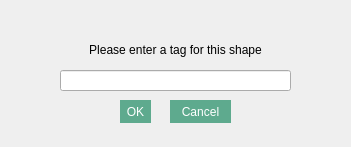
<?xml version="1.0" encoding="UTF-8"?>
<ui version="4.0">
 <class>Dialog</class>
 <widget class="QDialog" name="Dialog">
  <property name="geometry">
   <rect>
    <x>0</x>
    <y>0</y>
    <width>351</width>
    <height>147</height>
   </rect>
  </property>
  <property name="windowTitle">
   <string>Shape Name</string>
  </property>
  <widget class="QLineEdit" name="line_name">
   <property name="geometry">
    <rect>
     <x>60</x>
     <y>70</y>
     <width>231</width>
     <height>21</height>
    </rect>
   </property>
  </widget>
  <widget class="QLabel" name="lbl_descripe_2">
   <property name="geometry">
    <rect>
     <x>0</x>
     <y>40</y>
     <width>351</width>
     <height>20</height>
    </rect>
   </property>
   <property name="text">
    <string>Please enter a tag for this shape</string>
   </property>
   <property name="alignment">
    <set>Qt::AlignCenter</set>
   </property>
  </widget>
  <widget class="QPushButton" name="btn_ok">
   <property name="geometry">
    <rect>
     <x>120</x>
     <y>100</y>
     <width>31</width>
     <height>23</height>
    </rect>
   </property>
   <property name="styleSheet">
    <string notr="true">background-color: rgb(94, 170, 142);
border: none;
color: white;</string>
   </property>
   <property name="text">
    <string>OK</string>
   </property>
  </widget>
  <widget class="QPushButton" name="btn_cancel">
   <property name="geometry">
    <rect>
     <x>170</x>
     <y>100</y>
     <width>61</width>
     <height>23</height>
    </rect>
   </property>
   <property name="styleSheet">
    <string notr="true">background-color: rgb(94, 170, 142);
border: none;
color: white;</string>
   </property>
   <property name="text">
    <string>Cancel</string>
   </property>
  </widget>
  <widget class="QLabel" name="lbl_warning">
   <property name="geometry">
    <rect>
     <x>0</x>
     <y>20</y>
     <width>351</width>
     <height>16</height>
    </rect>
   </property>
   <property name="text">
    <string/>
   </property>
   <property name="alignment">
    <set>Qt::AlignCenter</set>
   </property>
  </widget>
 </widget>
 <resources/>
 <connections/>
</ui>
